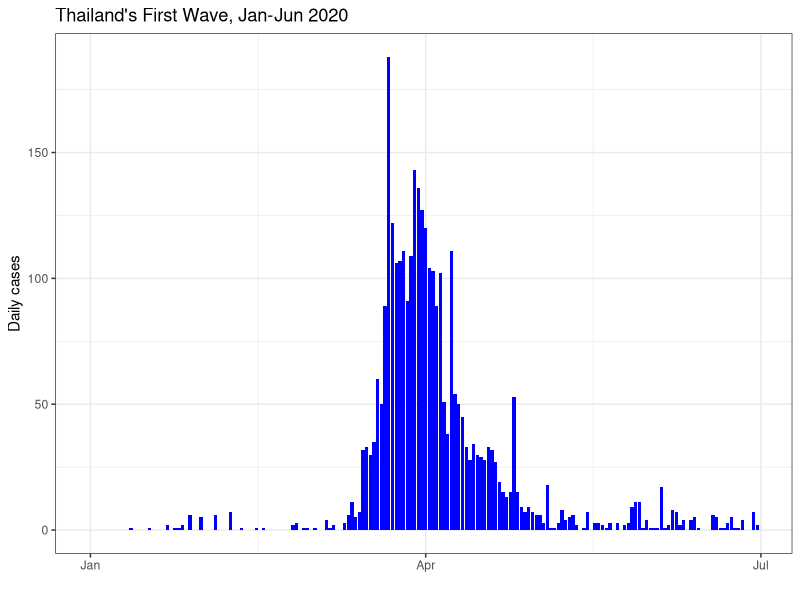
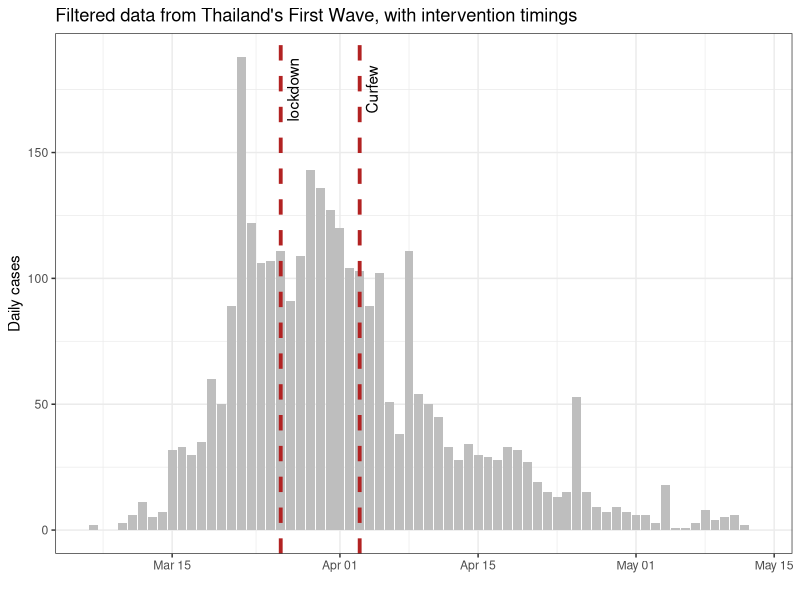
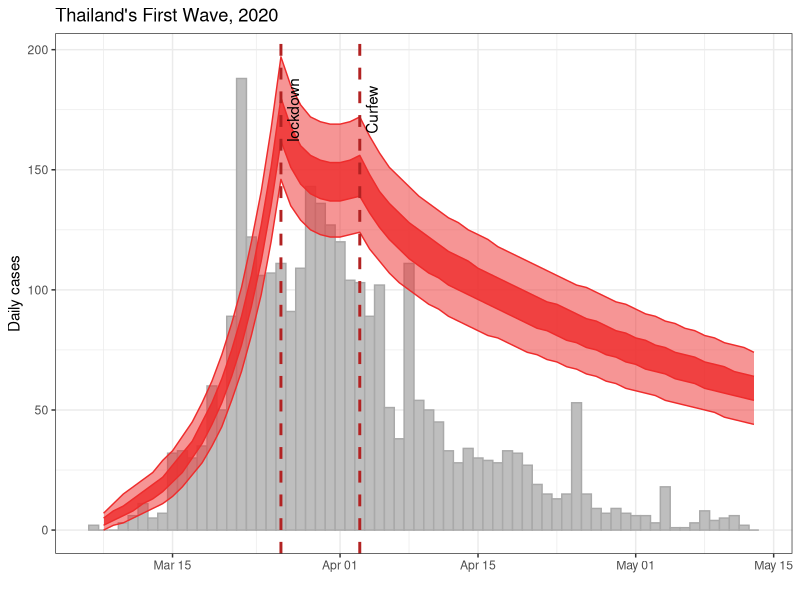
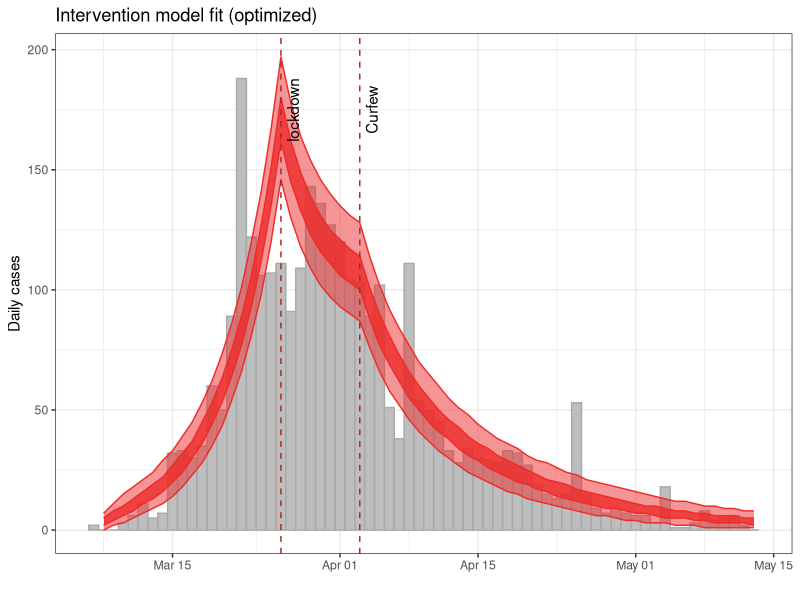

The R source for these figures, in order:
## ---- chunk 1
knitr::opts_chunk$set(
    fig.align = "center"
)
## ---- chunk 2
library(dplyr)
library(deSolve)
library(ggplot2)
## ---- chunk 3
first_wave <- read.csv("first_wave_TH.csv", colClasses = c("Date", "numeric", "numeric"))
first_wave$Date <- as.Date(first_wave$Date, format = "%Y-%m-%d")

ggplot(first_wave, aes(x = Date, y = Cases)) +
    geom_col(fill = "blue") +
    ylab("Daily cases") +
    xlab("") +
    ggtitle("Thailand's First Wave, Jan-Jun 2020") +
    theme_bw() 
## ---- chunk 4
fitting_start_date <- as.Date("2020-03-07") # start of fitting window
emergency_start_date <- as.Date("2020-03-26") # Start of Emergency declaration
curfew_start_date <- as.Date("2020-04-03") # Start of Curfew
fitting_end_date <- as.Date("2020-05-13") # end of fitting window
## ---- chunk 5
outbreak <- first_wave %>%
    filter(Date >= fitting_start_date, Date <= fitting_end_date)

# Visual check of the filtered outbreak data and intervention times
ggplot(outbreak, aes(x = Date, y = Cases)) +
    geom_col(fill = "gray") +
    ylab("Daily cases") +
    xlab("") +
    ggtitle("Filtered data from Thailand's First Wave, with intervention timings") +
    theme_bw() +
    geom_vline(xintercept = emergency_start_date, colour='firebrick', 
               linetype='dashed', size=1.3) +
    geom_vline(xintercept = curfew_start_date, colour='firebrick', 
               linetype='dashed', size=1.3) +
    annotate(
        geom = "text",
        label = c("lockdown", "Curfew"),
        x = c(emergency_start_date, curfew_start_date),
        y = c(175, 175),
        angle = 90,
        vjust = 1.5
    )
## ---- chunk 6
parameters <- c(
    R0 = 3.970588, # from the NM fitting session
    latent_period = 5, # Rounded from Trauer, J.M., Lydeamore, M.J., Dalton, G.W. et al. Understanding how Victoria, Australia gained control of its second COVID-19 wave. Nat Commun 12, 6266 (2021). https://doi.org/10.1038/s41467-021-26558-4
    infectious_period = 6, # Rounded from Trauer et al
    emergency_efficacy = 0.70, # guess, assuming R_interventions = (1-efficacy) * R0
    curfew_efficacy = 0.80 # guess
)
## ---- chunk 7
# Initial conditions
Total_population <- 6.6e7 # Roughly population of Thailand
Initial_exposed <- 0 # Simplifying assumption
Initial_infectious <- 30.356868 # from the NM fitting session
Initial_recovered <- 0 # simplifying assumption
Initial_susceptible <- Total_population - Initial_exposed - Initial_infectious - Initial_recovered


# State variables
state <- c(
    Susceptible = Initial_susceptible,
    Exposed = Initial_exposed,
    Infectious = Initial_infectious,
    Recovered = Initial_recovered
)

# Time window
times <- seq(fitting_start_date, fitting_end_date, by = 1)
## ---- chunk 8
COVID.intervention <- function(t, state, parameters) {
    with(as.list(c(state, parameters)), {

        # Calculate the total population size
        Total_population <- Susceptible + Exposed + Infectious + Recovered

        # Calculate intervention efficacy
        if (t < as.numeric(emergency_start_date - fitting_start_date)) {
            intervention_efficacy <- 0
        } else if (t >= as.numeric(emergency_start_date - fitting_start_date) &&
            t < as.numeric(curfew_start_date - fitting_start_date)) {
            intervention_efficacy <- emergency_efficacy
        } else {
            intervention_efficacy <- curfew_efficacy
        }


        # Calculate the new reproduction number in the presence of interventions
        R_interventions <- (1 - intervention_efficacy) * R0 # assuming everyone starts susceptible

        # Calculate the average force of infection imposed on each susceptible individual
        force_of_infection <- R_interventions * Infectious / (Total_population * infectious_period)

        # Calculate the net (instantaneous) change in each state variable
        Susceptible_change <- -force_of_infection * Susceptible
        Exposed_change <- force_of_infection * Susceptible - Exposed / latent_period
        Infectious_change <- Exposed / latent_period - Infectious / infectious_period
        Recovered_change <- Infectious / infectious_period

        # Return net changes as list
        return(list(
            c(
                Susceptible_change,
                Exposed_change,
                Infectious_change,
                Recovered_change
            )
        ))
    })
}
## ---- chunk 9
# Wrapper function to solve model and tidy up output
solve.intervention.model <- function(y_ = state,
                                     times_ = times,
                                     func. = COVID.intervention,
                                     parms_ = parameters) {
    out <- ode(
        y = y_,
        times = as.numeric(times_ - times_[1]),
        func = func.,
        parms = parms_
    )


    # Calculate the prevalence, incidence and cumulative incidence (for comparison with data)
    out <- as.data.frame(out) %>%
        mutate(
            Incidence = Exposed / parms_["latent_period"],
            Cumulative_incidence = cumsum(Incidence),
            Population = Susceptible + Exposed + Infectious + Recovered,
            Prevalence = (Exposed + Infectious)/Population,
            Date = times_
        )

    return(as.data.frame(out))
}
## ---- chunk 10
# Run the model for out initial set of parameters
out_init <- solve.intervention.model()


# Make sure to add observational uncertainty
out_init <- out_init %>%
    mutate(
        lower50 = qpois(p = 0.25, lambda = Incidence), # 50% confidence interval (i.e., 25 - 75th centiles)
        upper50 = qpois(p = 0.75, lambda = Incidence),
        lower95 = qpois(p = 0.025, lambda = Incidence), # 95% confidence interval (i.e., 2.5 - 97.5th centiles)
        upper95 = qpois(p = 0.975, lambda = Incidence)
    )

# Plot initial estimate
ggplot(outbreak) +
    geom_col(aes(x = Date, y = Cases), width = 1, fill = "gray", colour = "darkgray") +
    geom_ribbon(
        data = out_init[-1, ], aes(x = Date, ymin = lower50, ymax = upper50),
        fill = "firebrick2", colour = "firebrick2", alpha = 0.8
    ) +
    geom_ribbon(
        data = out_init[-1, ], aes(x = Date, ymin = lower95, ymax = upper95),
        fill = "firebrick2", colour = "firebrick2", alpha = 0.5
    ) +
    ylab("Daily cases") +
    xlab("") +
    ggtitle("Thailand's First Wave, 2020") +
    theme_bw()+
    geom_vline(xintercept = emergency_start_date, colour='firebrick', 
               linetype='dashed', size=1) +
    geom_vline(xintercept = curfew_start_date, colour='firebrick', 
               linetype='dashed', size=1) +
    annotate(
        geom = "text",
        label = c("lockdown", "Curfew"),
        x = c(emergency_start_date, curfew_start_date),
        y = c(175, 175),
        angle = 90,
        vjust = 1.5
    )
## ---- chunk 11
logit <- function(x) {
    return(log(x / (1 - x)))
}

# And its inverse
inverse.logit <- function(x) {
    return(exp(x) / (1 + exp(x)))
}
## ---- chunk 12
negative.log.likelihood <- function(transformed_parameters, # assumes logit form of parameters -- per Wednesday arvo session
                                    data = outbreak$Cases[-1],
                                    state_ = state,
                                    times_ = times,
                                    func. = COVID.intervention, # note this is our ode solver
                                    parms_base = parameters) {

    # Back-transform model parameters (inverse logit)
    parms_base[c("emergency_efficacy", "curfew_efficacy")] <-
        inverse.logit(transformed_parameters[c("emergency_efficacy", "curfew_efficacy")])

    # Solve model with updated parameters
    out <- solve.intervention.model(
        state_,
        times_,
        func.,
        parms_base
    )

    return(-sum(dpois(
        x = data,
        lambda = out$Incidence[-1],
        log = TRUE
    ))) # Poisson observation model
}
## ---- chunk 13
init_parameters <- c(logit(parameters[c(
    "emergency_efficacy",
    "curfew_efficacy"
)]))

# Calculate initial negative log-likelihood
negative.log.likelihood(init_parameters)
negative_log_likelihood_initial <- -sum(dpois(
    x = outbreak$Cases[-1],
    lambda = out_init$Incidence[-1], # This is from the previous section!
    log = TRUE
))
negative_log_likelihood_initial
## ---- chunk 14
optim_NM <- optim(
    par = init_parameters,
    fn = negative.log.likelihood,
    method = "Nelder-Mead",
    hessian = TRUE
)

# Check for convergence
optim_NM$convergence # 0 - converged; nonzero - failed

# Back-transform parameters
c(inverse.logit(optim_NM$par[c(
    "emergency_efficacy",
    "curfew_efficacy"
)]))

# Inspect the optimal negative log-likelihood
optim_NM$value
## ---- chunk 15
optimal_parameters <- parameters
optimal_parameters[c(
    "emergency_efficacy",
    "curfew_efficacy"
)] <- inverse.logit(optim_NM$par[c(
    "emergency_efficacy",
    "curfew_efficacy"
)])



# Solve the model given the optimal parameters and initial conditions
optimal_solution <- solve.intervention.model(
    y_ = state,
    times_ = times,
    func. = COVID.intervention,
    parms = optimal_parameters
)


# Calculate the observational confidence intervals
optimal_solution <- optimal_solution %>%
    mutate(
        lower50 = qpois(p = 0.25, lambda = Incidence), # 50% confidence interval (i.e., 25 - 75th centiles)
        upper50 = qpois(p = 0.75, lambda = Incidence),
        lower95 = qpois(p = 0.025, lambda = Incidence), # 95% confidence interval (i.e., 2.5 - 97.5th centiles)
        upper95 = qpois(p = 0.975, lambda = Incidence)
    )

ggplot(outbreak) +
    geom_col(
        aes(x = Date, y = Cases),
        width = 1.0,
        fill = "gray",
        colour = "darkgray"
    ) +
    geom_ribbon(
        data = optimal_solution[-1, ],
        aes(x = Date, ymin = lower50, ymax = upper50),
        fill = "firebrick2", colour = "firebrick2", alpha = 0.8
    ) +
    geom_ribbon(
        data = optimal_solution[-1, ],
        aes(x = Date, ymin = lower95, ymax = upper95),
        fill = "firebrick2", colour = "firebrick2", alpha = 0.5
    ) +
    ylab("Daily cases") +
    xlab("") +
    ggtitle("Intervention model fit (optimized)") +
    geom_vline(
        aes(xintercept = emergency_start_date),
        linetype = "dashed", colour = "firebrick"
    ) +
    geom_vline(
        aes(xintercept = curfew_start_date),
        linetype = "dashed", colour = "firebrick"
    ) +
    annotate(
        geom = "text",
        label = c("lockdown", "Curfew"),
        x = c(emergency_start_date, curfew_start_date),
        y = c(175, 175),
        angle = 90,
        vjust = 1.5
    ) +
    theme_bw()
## ---- chunk 16
covar_matrix <- solve(optim_NM$hessian)
std_errors <- sqrt(diag(covar_matrix))
estimates_transformed <- data.frame(
    estimate = optim_NM$par,
    std_error = std_errors
) %>%
    dplyr::mutate(
        lower95CI = estimate - 1.96 * std_error,
        upper95CI = estimate + 1.96 * std_error
    )
estimates_transformed

# Back-transform estimates and confidence intervals
estimates <- inverse.logit(estimates_transformed[, -2])
estimates
